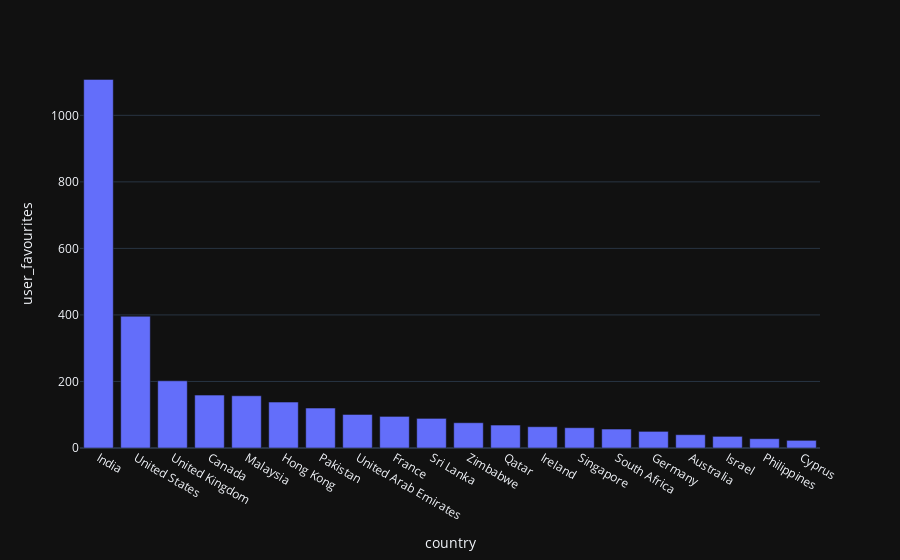

Write notebook code for a chart like this one.
### Code cell


### Figure 1 — Plotly figure (JSON) as saved in the notebook; plotly's stock layout.template omitted (floating-point values rounded to 4 significant figures)
{"data": [{"alignmentgroup": "True", "hovertemplate": "country=%{x}<br>user_favourites=%{y}<extra></extra>", "legendgroup": "", "marker": {"color": "#636efa"}, "name": "", "offsetgroup": "", "orientation": "v", "showlegend": false, "textposition": "auto", "type": "bar", "x": ["India", "United States", "United Kingdom", "Canada", "Malaysia", "Hong Kong", "Pakistan", "United Arab Emirates", "France", "Sri Lanka", "Zimbabwe", "Qatar", "Ireland", "Singapore", "South Africa", "Germany", "Australia", "Israel", "Philippines", "Cyprus"], "xaxis": "x", "y": [1108, 396, 202, 159, 157, 138, 120, 101, 95, 89, 76, 69, 64, 61, 57, 50, 40, 35, 28, 23], "yaxis": "y"}], "layout": {"barmode": "relative", "legend": {"tracegroupgap": 0}, "margin": {"t": 60}, "xaxis": {"anchor": "y", "domain": [0, 1], "title": {"text": "country"}}, "yaxis": {"anchor": "x", "domain": [0, 1], "title": {"text": "user_favourites"}}}}
